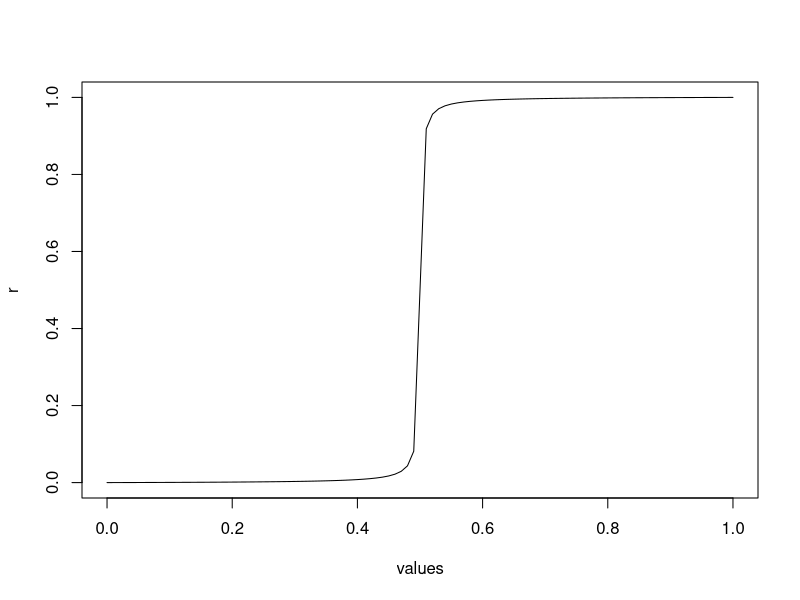
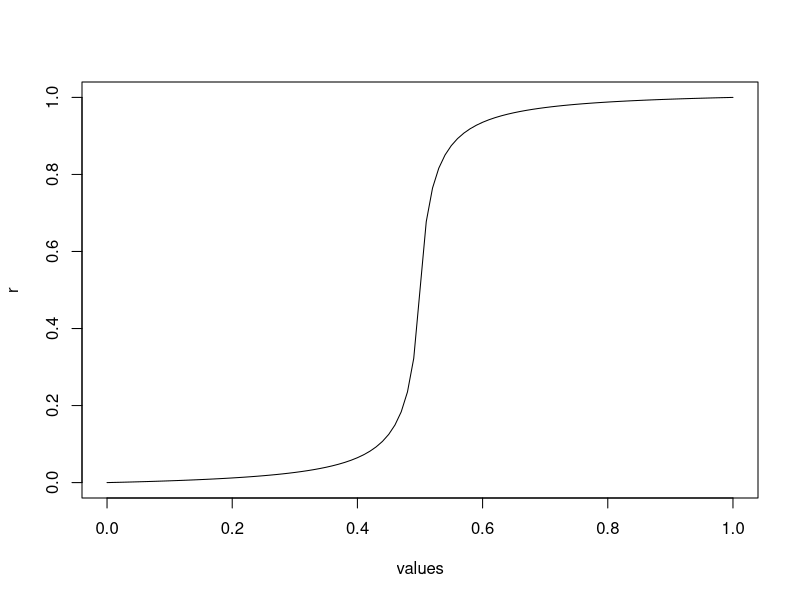
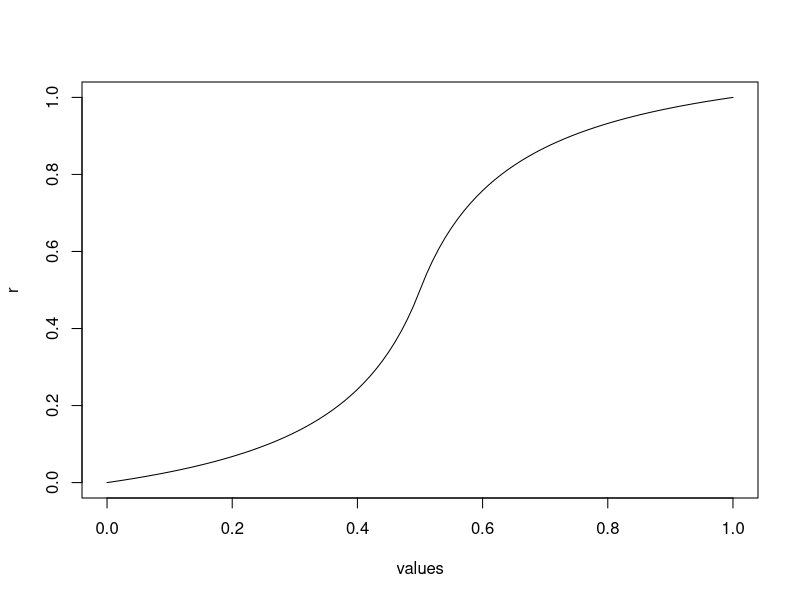
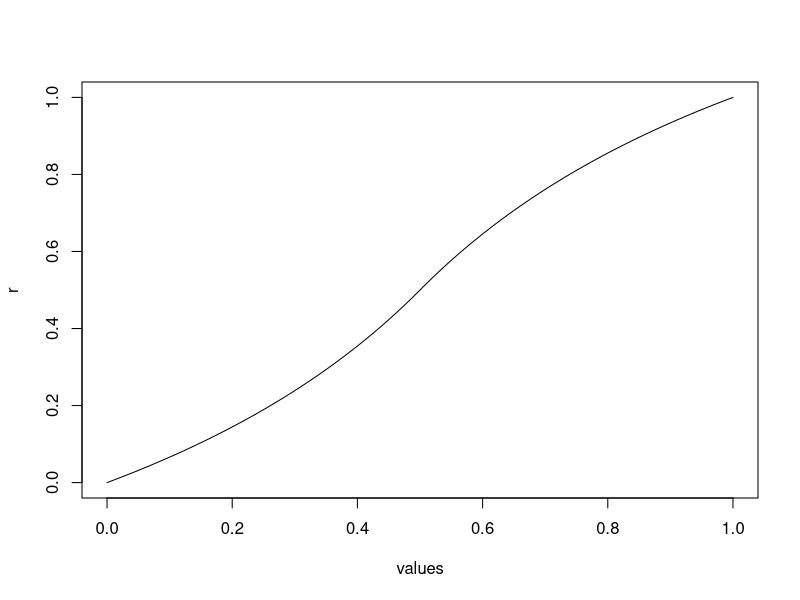

R code for these plots, in order:

a <- function(p) -1/4+sqrt((1/2)^4 + p)
fp <- function(x,p){
  if(x<=0.5) return(-p/((x-0.5)-a(p)) -a(p))
  else return(-p/((x-0.5)+a(p)) +a(p)+1)
}

#Derivates
da <- function(p) 1/(2*sqrt((1/2)^4 + p))
dfp <- function(x,p){
  if(x<=0.5) return(- 1 - (p/(x-0.5-a(p))+1)*da(p))
  else return(-1 + (p/(x-0.5+a(p))+1)*da(p))
}


plot.fp <- function(values,p){
  r <- lapply(values, function(v) fp(v,p))
  plot(values,r, type="l")
}
plot.fp(seq(0,1,0.01),0.001)
plot.fp(seq(0,1,0.01),0.01)
plot.fp(seq(0,1,0.01),0.1)
plot.fp(seq(0,1,0.01),1)


optimize_p <- function(x, y, simil.types= list(), pInitial= 0.1,maxIter=100, toler=1e-10,clust.method=clust.method,...){
  set.seed(1234)
  x.daisy <- daisy(x, metric="gower", type = simil.types)
  x.simils <- 1-as.matrix(x.daisy)
  clusters.idxs <- snn.findclusters(data.frame(x.simils),clust.method=clust.method,...)
  x.simils <- x.simils[,clusters.idxs]
  
  bestP <- pInitial
  lastOptValue <- Inf
  iter = 1
  while (iter < maxIter){
    model <- optimize_p_step1(x.simils, y, bestP,...)
    optRes <- optimize_p_step2(x.simils, y, model, bestP)
    newP <- optRes$par
    cat('Iter ', iter, ' - p = ', newP, '(opt value:',optRes$value,')\n')
    if(abs(lastOptValue-optRes$value) < toler){
      break;
    }
    bestP <- newP
    lastOptValue <- optRes$value
    iter = iter + 1
  }
  z <- list()
  z$bestP <- bestP
  z$simils <- x.simils
  z$y <- y
  z
  
}

optimize_p_step1 <- function(simils, y, p, ...){
  learn.data <- data.frame(apply(simils, c(1,2), function(x) f_p(x,p)))
  learn.data$Target <- y
  if(is.factor(y) || is.logical(y)){
    model <- snn.createClassificationModel(learn.data, ...)
  }
  else if(is.numeric(y)){
    model <- snn.createRegressionModel(learn.data, ...)
  }
  return(model)
}

optimize_p_step2 <- function(simils, t, model, pInitial = 0.1){
  #Function to optimize
  func <- function(p) {
    if(p<0) return(NA)
    snn.res <- predict(model, data.frame(apply(simils, c(1,2), function(x) f_p(x,p))))
    return(sum((t - snn.res)^2)/length(t))
  }
  
  #Gradient
  grad <- function(p) {
    if(p<0) return(NA)
    snn.res <- predict(model, data.frame(apply(simils, c(1,2), function(x) f_p(x,p))))
    dsnn.res <- predict(model, data.frame(apply(simils, c(1,2), function(x) dfp(x,p))))
    return(2*sum((t - snn.res)*dsnn.res))
  }
  
  res <- optim(0.1, func, grad, method = "BFGS")
}
